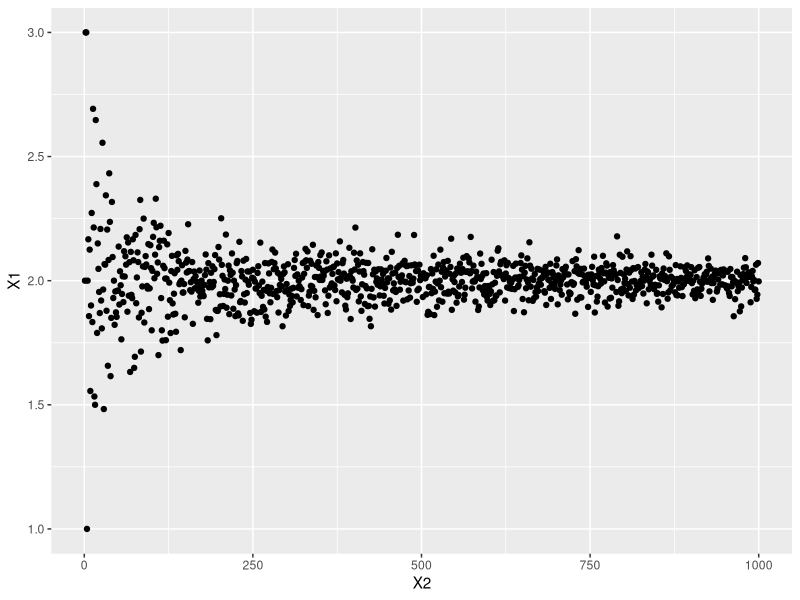

Write R code to recreate this figure.
## ---- chunk 1
library(ggplot2)
atteso<-function(prove){

consecutivi<-NULL
scores<-NULL

for(i in 1:prove)
{
tiri<-1
punteggio<-2

  while(rbinom(1,1,.5)==1)
   {
    tiri<-tiri+1
    punteggio<-2^tiri
    }
consecutivi[i]<-tiri
scores[i]<-punteggio

}
somma<-sum(consecutivi)
atteso<-somma/prove
return(atteso)
}


test<-function(prove) {
test<-NULL

for(i in 1:prove) {
test[i]<-atteso(i)
}
return(test)
}

tes<-data.frame(cbind(test(1000),1:1000))

ggplot(tes, aes(x=X2, y=X1)) + geom_point()
